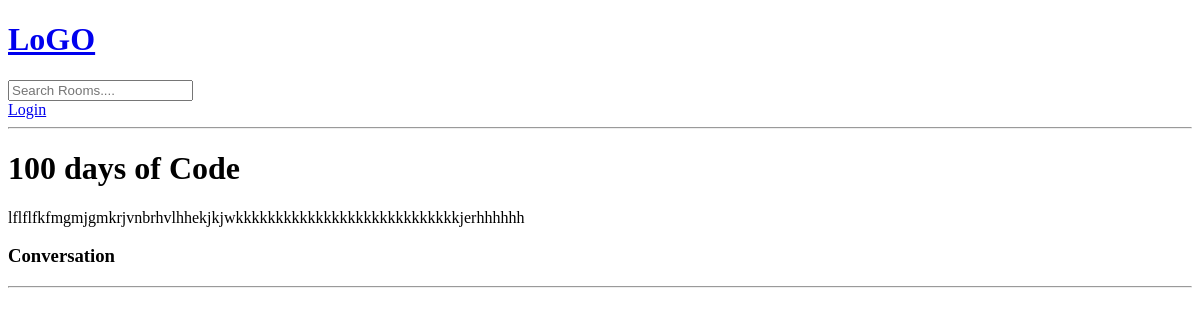
/room/2/, run on an earlier commit of the app's database.
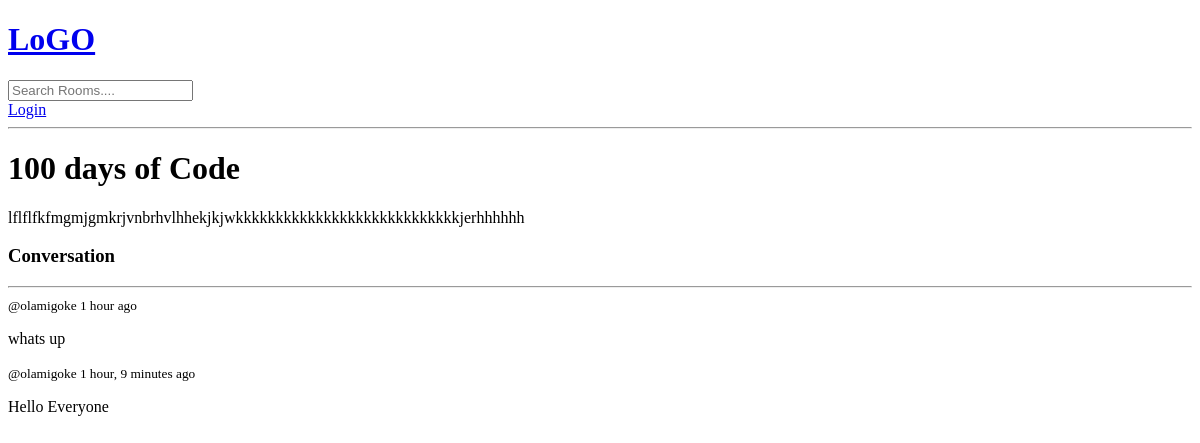
And on a later commit of the database.
### base/models.py (models this page shows, shortened)
class Room(models.Model):
    host = models.ForeignKey(User, on_delete=models.SET_NULL, null=True)
    topic= models.ForeignKey(Topic, on_delete=models.SET_NULL, null=True)
    name = models.CharField(max_length=200)
    description = models.TextField(null=True, blank=True)
    updated = models.DateTimeField(auto_now=True)
    created = models.DateTimeField(auto_now_add=True)
    class Meta:
        ordering = ['-updated', '-created']

class Message(models.Model):
    user = models.ForeignKey(User, on_delete=models.CASCADE)
    room = models.ForeignKey(Room, on_delete=models.CASCADE)
    body = models.TextField()
    updated = models.DateTimeField(auto_now=True)
    created = models.DateTimeField(auto_now_add=True)

### base/views.py (the view, shortened to what this page needs)
# urls.py: path('room/<str:pk>/', views.room, name="room"),
def room(request, pk):
    room = Room.objects.get(id=pk)
    room_messages = room.message_set.all().order_by('-created')
    context = {'room':room, 'room_messages':room_messages}
    return render(request, "base/room.html", context)

### base/templates/base/room.html (shortened to what this page needs)
{% extends 'main.html' %}
{% block content %}
<h1>{{ room.name }}</h1>
<p>{{room.description}}</p>
<div class="comment-wrapper">
    <h3>Conversation</h3>
    <hr>
    {% for message in room_messages %}
        <div>
            <small>@{{message.user}} {{message.created|timesince}} ago</small>
            <p>{{message.body}}</p>
        </div>
    {% endfor %}
</div>
{% endblock %}

### templates/main.html (shortened to what this page needs)
<!doctype html>
<html lang="en">
<head>
</head>
<body>
    {% include 'navbar.html' %}
    {% block content %}
    {% endblock %}
</body>
</html>

### templates/navbar.html
<a href="/">
    <h1>LoGO</h1>
</a>
<form method="GET" action="{% url 'home' %}">
    <input type="text" name="q" placeholder="Search Rooms...."/>
</form>
{% if request.user.is_authenticated %}
<p>Hello {{request.user}}</p>
<a href="{% url  'logout' %}">Logout</a>
{% else %}
<a href="{% url 'login' %}">Login</a>
{% endif %}
<hr>

What changed in the data, as far as the page shows it:
added Message: user "olamigoke", created "1 hour", body "whats up"
added Message: user "olamigoke", created "1 hour, 9 minutes", body "Hello Everyone"
